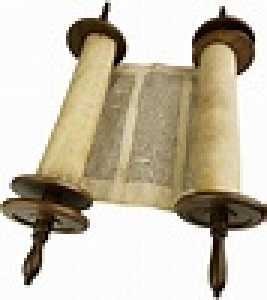
#> input picture www/torah.png, 89 x 100 px (shown 3 times larger)
$ python img.py
#> lines starting #> are read from the running program, lines starting #| are printed output that depends on the picture
from PIL import Image, ImageDraw

# SETTINGS
INPUT_IMAGE = "torah.png"       # put your image file here
OUTPUT_GIF = "torah.gif"
BAR_HEIGHT = 20                 # height of the loader bar
BAR_MARGIN = 10                 # space between image and bar
FRAMES = 20                     # number of frames in the gif
DURATION = 50                   # ms per frame

# Open original image
base = Image.open(INPUT_IMAGE).convert("RGB")
#> base is the input picture: PIL image 89x100 RGB; mean R, G, B 200, 192, 175
w, h = base.size
#> w = 89; h = 100

# Total height: image + margin + bar
total_h = h + BAR_MARGIN + BAR_HEIGHT
#> total_h = 130

frames = []

for i in range(FRAMES):
    # Create blank frame
    frame = Image.new("RGB", (w, total_h), "white")
    draw = ImageDraw.Draw(frame)

    # Paste original image
    frame.paste(base, (0, 0))

    # Bar background
    bar_top = h + BAR_MARGIN
    bar_bottom = bar_top + BAR_HEIGHT
    draw.rectangle([0, bar_top, w, bar_bottom], fill="#e0e0e0")

    # Moving loader part
    loader_width = int(w * 0.3)  # 30 percent of width
    # Position moves across width
    t = i / FRAMES
    x_start = int((w + loader_width) * t) - loader_width
    x_end = x_start + loader_width

    # Clip to bar region
    x_start_clamped = max(0, x_start)
    x_end_clamped = min(w, x_end)
    if x_start_clamped < x_end_clamped:
        draw.rectangle(
            [x_start_clamped, bar_top, x_end_clamped, bar_bottom],
            fill="#3498db"
        )

    frames.append(frame)
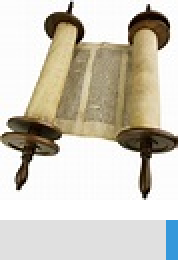
#> frame: PIL image 89x130 RGB (shown 2 times larger); mean R, G, B 206.1, 201.1, 188.6
#> after the loop, frames = 20 items

# Save as animated GIF
frames[0].save(
    OUTPUT_GIF,
    save_all=True,
    append_images=frames[1:],
    duration=DURATION,
    loop=0,
)
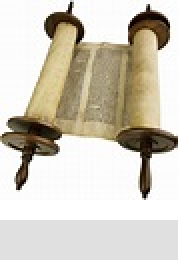
#> saved as torah.gif: PIL image 89x130 RGB (shown 2 times larger); mean R, G, B 207.9, 201.8, 188.7

print("Saved", OUTPUT_GIF)
